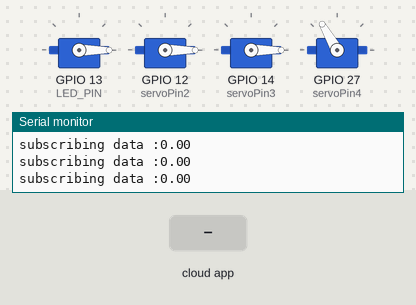
Bench run of a sketch on a simulated ESP32. On the bench: 4 × servo, the last lines printed to the serial monitor. Inputs (shaded band) come from the test bench. The ROS host is connected and sends only what is stated.

Above: at 3.2 s.
3.3 s: the phone or cloud app sets pen2_down to 1
At 4.5 s:
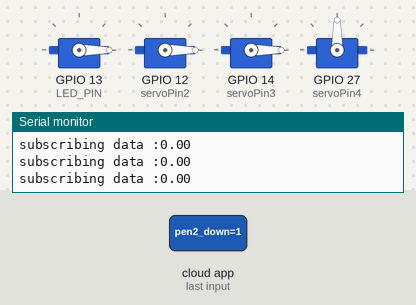
4.8 s: the phone or cloud app sets linear.x to 100
At 6.0 s:
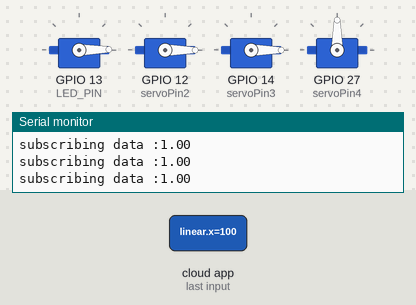
6.3 s: the phone or cloud app sets pen2_down to 0
At 7.4 s:
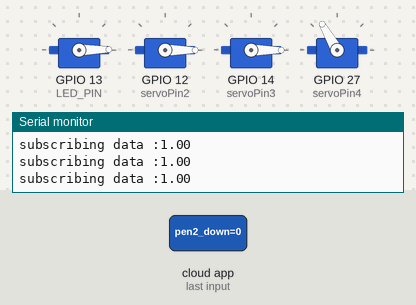
Timing chart, 0 to 9.3 s (numbered marks = the images above; inputs shaded):
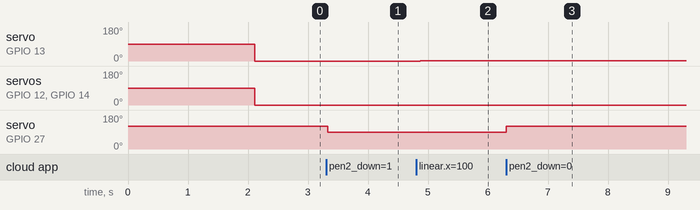

Measured:
- after the input at 3.3 s, servo on GPIO 27 (servoPin4): 120° → 90° at once
- after the input at 4.8 s, servo on GPIO 13 (LED_PIN): 0° → 1° after 0.07 s
- after the input at 6.3 s, servo on GPIO 27 (servoPin4): 90° → 120° at once

The sketch:

task5_esp32_code_bot1.ino
```cpp
#include <micro_ros_arduino.h>

#include <stdio.h>
#include <rcl/rcl.h>
#include <rcl/error_handling.h>
#include <rclc/rclc.h>
#include <rclc/executor.h>

#include <std_msgs/msg/int32.h>
#include <geometry_msgs/msg/twist.h>
#include <std_msgs/msg/bool.h>

#include <Servo.h>

static const int servoPin1 = 13;
static const int servoPin2 = 12;
static const int servoPin3 = 14;
static const int servoPin4 = 27;

Servo servo1;
Servo servo2;
Servo servo3;
Servo servo4;


rcl_subscription_t subscriber;
geometry_msgs__msg__Twist msg;
rcl_publisher_t publisher;
std_msgs__msg__Bool bool_msg;
rcl_subscription_t sub_pen_down_2;
std_msgs__msg__Bool bool_sub_msg;
rclc_executor_t executor;
rclc_support_t support;
rcl_allocator_t allocator;
rcl_node_t node;
rcl_timer_t timer;

#define LED_PIN 13

#define RCCHECK(fn) { rcl_ret_t temp_rc = fn; if((temp_rc != RCL_RET_OK)){error_loop();}}
#define RCSOFTCHECK(fn) { rcl_ret_t temp_rc = fn; if((temp_rc != RCL_RET_OK)){}}


void error_loop(){
  while(1){
    digitalWrite(LED_PIN, !digitalRead(LED_PIN));
    delay(100);
  }
}

void subscription_callback(const void * msgin)
{
  const geometry_msgs__msg__Twist * msg = (const geometry_msgs__msg__Twist *)msgin;
  // digitalWrite(LED_PIN, (msg->data == 0) ? LOW : HIGH);
}

void subscription_callback_pen(const void * msgin)
{
   const std_msgs__msg__Bool *received_msg = (const std_msgs__msg__Bool *)msgin;
}

void pen2_down_publish(bool value) {
  bool_msg.data = value;
  RCSOFTCHECK(rcl_publish(&publisher, &bool_msg, NULL));
}


void setup() {
  set_microros_wifi_transports("OPPO Reno8 5G", "k23xdrxw", "192.168.235.8", 8888);
  Serial.begin(9600);
  pinMode(LED_PIN, OUTPUT);
  digitalWrite(LED_PIN, HIGH);

  delay(2000);

  allocator = rcl_get_default_allocator();

  //create init_options
  RCCHECK(rclc_support_init(&support, 0, NULL, &allocator));

  // create node
  RCCHECK(rclc_node_init_default(&node, "bot2_node", "", &support));

  // create subscriber
  RCCHECK(rclc_subscription_init_default(
    &subscriber,
    &node,
    ROSIDL_GET_MSG_TYPE_SUPPORT(geometry_msgs, msg, Twist),
    "/bot2_vel"));

  RCCHECK(rclc_subscription_init_default(
    &sub_pen_down_2,
    &node,
    ROSIDL_GET_MSG_TYPE_SUPPORT(std_msgs, msg, Bool),
    "/pen2_down"));

  RCCHECK(rclc_publisher_init_default(
    &publisher,
    &node,
    ROSIDL_GET_MSG_TYPE_SUPPORT(std_msgs, msg, Bool),
    "/pen2_down"));

  // create executor
  RCCHECK(rclc_executor_init(&executor, &support.context, 5, &allocator));
  RCCHECK(rclc_executor_add_subscription(&executor, &subscriber, &msg, &subscription_callback, ON_NEW_DATA));
  RCCHECK(rclc_executor_add_subscription(&executor, &sub_pen_down_2, &bool_sub_msg, &subscription_callback_pen, ON_NEW_DATA));

  servo1.attach(servoPin1);
  servo2.attach(servoPin2);
  servo3.attach(servoPin3);
  servo4.attach(servoPin4);
  servo4.write(120);
  pen2_down_publish(false);


}

void loop() {
  delay(100);
  RCCHECK(rclc_executor_spin_some(&executor, RCL_MS_TO_NS(100)));

  if (bool_sub_msg.data == true){
    servo4.write(90);
  }
  else{
    servo4.write(120);
  }

  Serial.print("subscribing data :");
  Serial.println(msg.linear.x);
  servo1.write(msg.linear.x);
  servo2.write(msg.linear.y);
  servo3.write(msg.linear.z);
}
```
